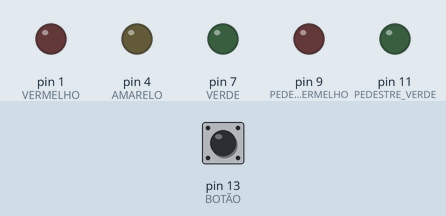
Simulated run of this sketch. Board: Arduino Uno, built with avr-gcc and run on an emulated ATmega328P. On the bench: output pins drawn as LEDs (lit = HIGH). The inputs (shaded band) are chosen by the test bench; at power-on: pin 13 (BOTÃO) LOW.

Above: at 1.2 s.
1.3 s: pin 13 (BOTÃO) pulled HIGH for 0.15 s
At 2.5 s:
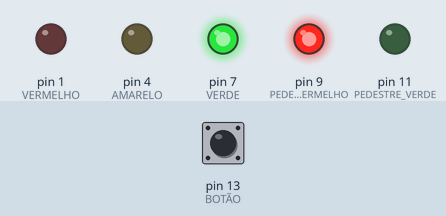
4.4 s: pin 13 (BOTÃO) pulled HIGH for 3.2 s
At 4.4 s:
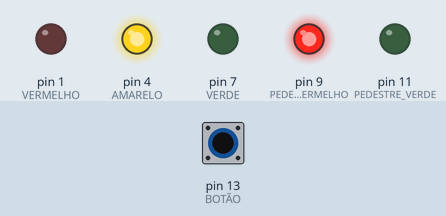
At 12.9 s:
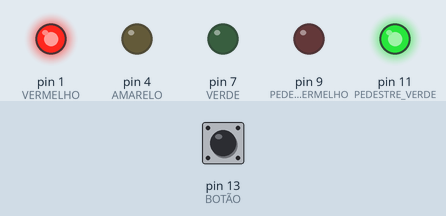
Timing chart, 0 to 14.8 s (numbered marks = the images above; inputs shaded):
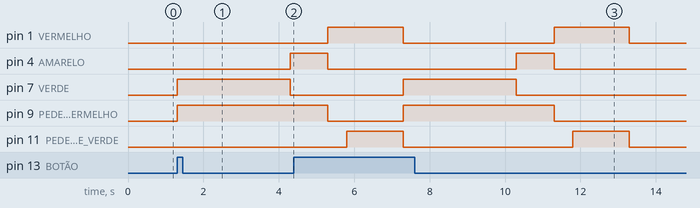

The sketch:

Semaforo_botao_Alyson.ino
```cpp
// C++ code
//
int botaosemaforo = 0;
void setup()
{
  pinMode(13, INPUT); // BOTÃO
  pinMode(7, OUTPUT); // VERDE
  pinMode(4, OUTPUT); // AMARELO
  pinMode(1, OUTPUT); // VERMELHO
  pinMode(11, OUTPUT); // PEDESTRE VERDE
  pinMode(9, OUTPUT); // PEDESTRE VERMELHO
}

void loop()
{

  botaosemaforo = digitalRead(13);
  if (botaosemaforo == HIGH)
  {
    digitalWrite(7, HIGH);
    digitalWrite(9, HIGH);
    delay(3000);
    digitalWrite(7, LOW);
    digitalWrite(4, HIGH);
    delay(1000);
    digitalWrite(4, LOW);
    digitalWrite(9, LOW);
    digitalWrite(1, HIGH);
    delay(500);
    digitalWrite(11, HIGH);
    delay(1500);
    digitalWrite(11,LOW);
    digitalWrite(1,LOW);
  }
}
```

Measured:
- after the input at 1.3 s, pin 4 (AMARELO): LOW → HIGH after 3.0 s; pin 7 (VERDE): LOW → HIGH at once, → LOW 3.0 s later; pin 9 (PEDESTRE_VERMELHO): LOW → HIGH at once
- after the input at 4.4 s, pin 7 (VERDE): LOW → HIGH after 2.9 s, → LOW 3.0 s later
- by itself, pin 1 (VERMELHO): alternates HIGH for 2.0 s and LOW for 4.0 s
- by itself, pin 11 (PEDESTRE_VERDE): alternates HIGH for 1.5 s and LOW for 4.5 s
